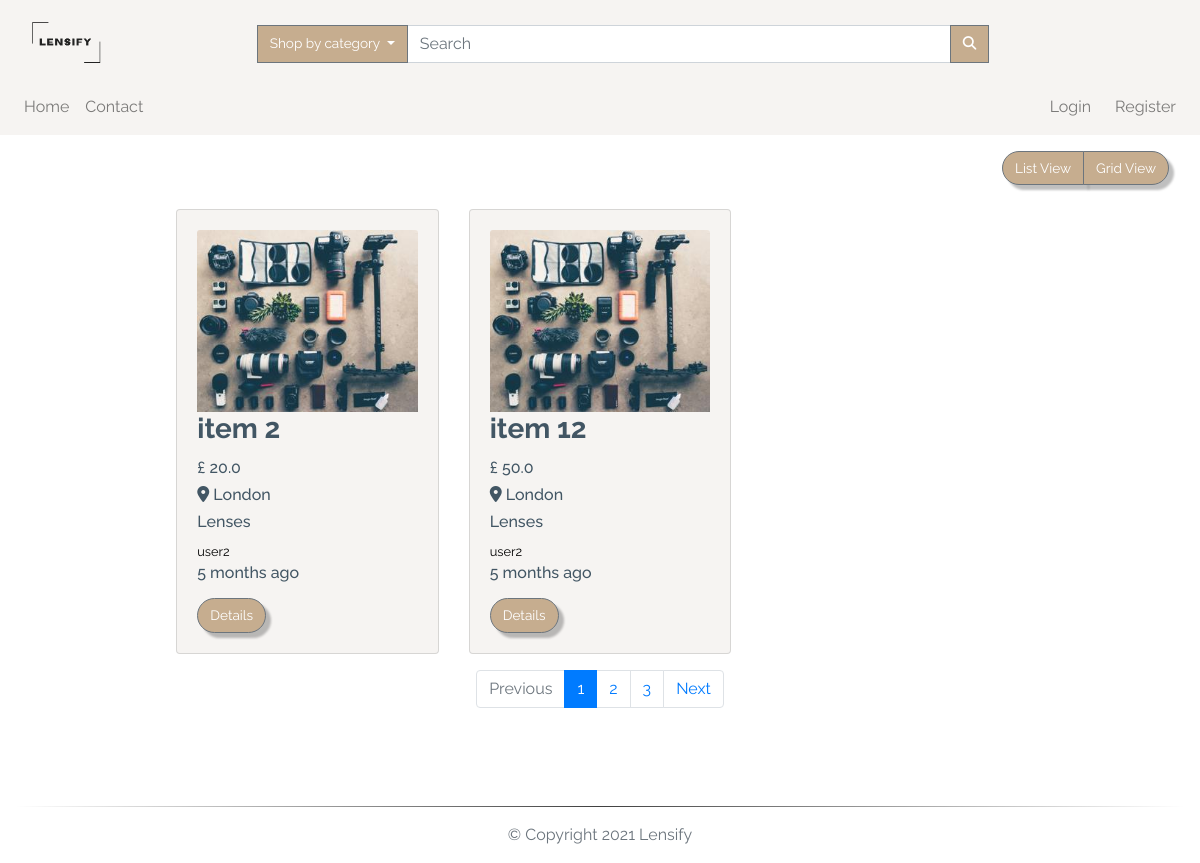
Before: /search/cat/2 with the older database file.
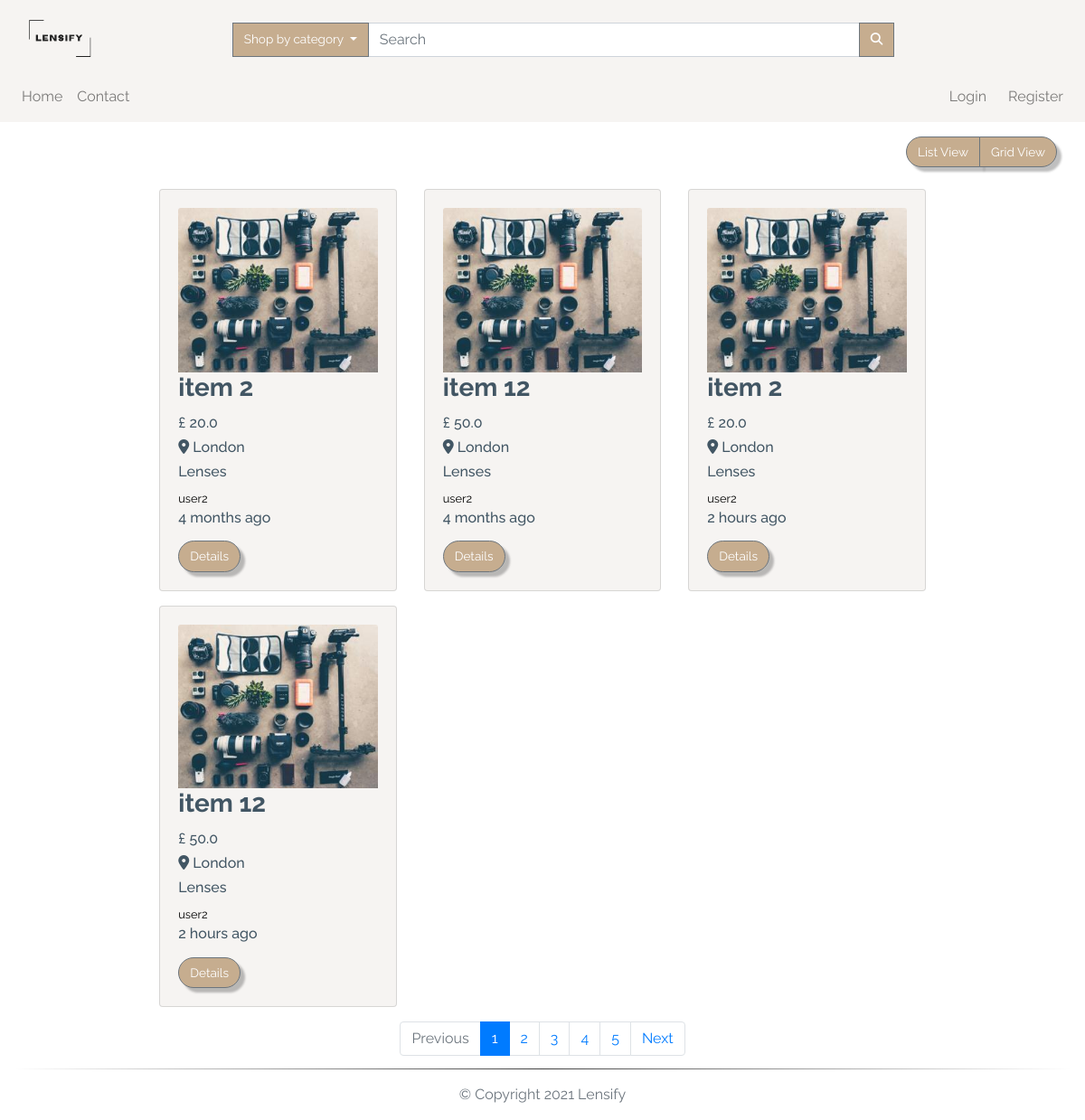
After: the same page with the newer database file.
### app/models.py (models this page shows, shortened)
class TimestampMixin(object):
    created_at = db.Column(db.DateTime, nullable=False,
                           default=datetime.utcnow)
    updated_at = db.Column(db.DateTime, onupdate=datetime.utcnow)

class ItemForSale(db.Model, TimestampMixin):
    __tablename__ = "for_sale"
    id = db.Column(db.Integer, primary_key=True)
    title = db.Column(db.String(100), nullable=False)
    description = db.Column(db.Text, nullable=False)
    quantity = db.Column(db.Integer, nullable=False, default=1)
    condition = db.Column(db.String(50), nullable=False)
    item_city = db.Column(db.String(50), nullable=False)
    price = db.Column(db.Float, nullable=False)
    item_views = db.Column(db.Integer, default=0)
    image_file = db.Column(Json(128), nullable=False,
                           default=['item.jpg'])
    sold = db.Column(db.Boolean, default=False)
    seller_id = db.Column(db.Integer, db.ForeignKey("users.id"))
    category_id = db.Column(db.Integer, db.ForeignKey("categories.id"))
    item_in_order = db.relationship(
        "OrderItem", backref="item", lazy="dynamic"
    )

class Category(db.Model, TimestampMixin):
    __tablename__ = "categories"
    id = db.Column(db.Integer, primary_key=True)
    name = db.Column(db.String(30), nullable=False, unique=True)
    item_cat = db.relationship(
        "ItemForSale", backref="category", lazy="dynamic")

class User(db.Model, TimestampMixin, UserMixin):
    __tablename__ = "users"
    id = db.Column(db.Integer, primary_key=True)
    first_name = db.Column(db.String(50), nullable=False)
    last_name = db.Column(db.String(50), nullable=False)
    username = db.Column(db.String(50), unique=True, nullable=False)
    email = db.Column(db.String(115), unique=True, nullable=False)
    image_file = db.Column(db.String(80), nullable=False,
                           default="default.jpg")
    password_hash = db.Column(db.String(60), nullable=False)
    items_for_sale = db.relationship(
        "ItemForSale", backref="seller", lazy="dynamic")
    orders = db.relationship("Order", backref="buyer", lazy=True)
    address = db.relationship(
        "Address", secondary="user_addresses", backref="user", lazy="dynamic"
    )
    followed = db.relationship(
        'User', secondary=followers,
        primaryjoin=(followers.c.follower_id == id),
        secondaryjoin=(followers.c.followed_id == id),
        backref=db.backref('followers', lazy='dynamic'), lazy='dynamic')
    reviewed = db.relationship(
        'Review', backref='user_reviewed', primaryjoin=(Review.user_reviewed_id == id), lazy="dynamic"
    )
    reviewer = db.relationship(
        'Review', backref='user_reviewer', primaryjoin=(Review.user_reviewer_id == id), lazy="dynamic"
    )

### app/routes.py (the view)
@app.route('/search/cat/<cat_id>', methods=['GET', 'POST'])
@app.route('/search', methods=['GET', 'POST'])
def search(cat_id=None):
    page = request.args.get('page', 1, type=int)
    available_items = ItemForSale.query.filter_by(sold=False)\
        .order_by(ItemForSale.id.desc()).paginate(page, app.config['LISTINGS_PER_PAGE'], False)
    if cat_id is None:
        target_string = request.form['search']
        listings = ItemForSale.query.filter(
            or_(
                ItemForSale.title.contains(target_string),
                ItemForSale.description.contains(target_string)
            )
        ).filter(ItemForSale.sold == False).all()
        if target_string == '':
            search_msg = 'No record(s) found - displaying all records'
            color = 'danger'
        else:
            search_msg = f'{len(listings)} item(s) found'
            color = 'success'
    else:
        available_items = ItemForSale.query.join(
            Category, (ItemForSale.category_id == cat_id)).filter(ItemForSale.sold == False)\
            .paginate(page, app.config['LISTINGS_PER_PAGE'], False)
        next_url = url_for('search', cat_id=cat_id, page=available_items.next_num) \
            if available_items.has_next else None
        prev_url = url_for('search', cat_id=cat_id, page=available_items.prev_num) \
            if available_items.has_prev else None
        return render_template("search.html", available_items=available_items.items,
                               next_url=next_url, prev_url=prev_url, page=page, page_num=available_items.iter_pages())
    return render_template("_search.html", title='Search result', listings=listings,
                           search_msg=search_msg, color=color)

### app/models.py (called while the page is built)
    def process_result_value(self, value, dialect):
        return json.loads(value)

### app/routes.py (called while the page is built)
@app.before_request
def before_request():
    if current_user.is_authenticated:
        current_user.updated_at = datetime.utcnow()
        db.session.commit()

@app.context_processor
def inject_categories():
    categories = Category.query.join(
        ItemForSale, (Category.id == ItemForSale.category_id)).filter(ItemForSale.sold == False).all()
    return dict(categories=categories)

### app/templates/search.html
{% extends "layout.html" %}
{% block app_content %}
<div class="row">
  <div class="col-lg-12 my-3">
    <div class="float-right mr-3">
      <div class="btn-group">
        <button class="btn btn-secondary" id="list">
          List View
        </button>
        <button class="btn btn-secondary" id="grid">
          Grid View
        </button>
      </div>
    </div>
  </div>
</div>
<div id="products" class="row view-group w-75 mx-auto">
  {% for item in available_items %}
  <div class=" item col-12 col-md-6 col-lg-4 py-2">
    <div class="card custom-bg h-100">
      <div class="card-body">
        <img class="img-fluid card-img-top group list-group-image img-event"
          src="{{url_for('static', filename='img/items/' + item.image_file[0])}}" alt="" />
        <h3 class="card-title list-group-item-heading font-weight-bold ">{{item.title}}</h3>
        <small class="d-block font-weight-bold card-text">
          <h6>£ {{ item.price }}</h6>
        </small>
        <small class="font-weight-bold card-text">
          <h6 class="text-capitalize"><i class="fas fa-map-marker-alt"></i> {{item.item_city}}</h6>
        </small>
        <small class="card-text">
          <h6>{{ item.category.name }}</h6>
        </small>
        <small class="card-text">
          <a href="{{url_for('user', username=item.seller.username)}}">
            {{ item.seller.username }}
          </a>
        </small>
        <small class="card-text">
          <h6>{{ moment(item.created_at).fromNow() }}</h6>
        </small>
        <a href="{{url_for('item', item_id=item.id)}}" class="btn btn-secondary mt-2">
          Details
        </a>
      </div>
    </div>
  </div>
  {% endfor %}
  <nav aria-label="Page navigation" class="col-12 my-2">
    <ul class="pagination justify-content-center">
      <li class="page-item {% if not prev_url %} disabled {% endif %}">
        <a class="page-link" href="{{ prev_url }}" tabindex="-1">Previous</a>
      </li>
      {% for num in page_num %}
      {% if num %}
      <li class="page-item {% if page == num %} active {% endif %}"><a class="page-link"
          href="{{url_for('index', page=num)}}">{{ num }}</a></li>
      {% else %}
      <span class="page-item ellipsis">…</span>
      {% endif %}
      {% endfor %}
      <li class="page-item {% if not next_url %} disabled {% endif %}">
        <a class="page-link" href="{{ next_url }}">Next</a>
      </li>
    </ul>
  </nav>
</div>
{% endblock app_content %}

Changed rows visible on the page:
changed ItemForSale (number 1 of 4 on the later page): created_at "5 months ago" → "4 months ago"
changed ItemForSale (number 2 of 4 on the later page): created_at "5 months ago" → "4 months ago"
added ItemForSale: title "item 2", price "20.0", item_city "London", category.name "Lenses", seller.username "user2", created_at "2 hours ago"
added ItemForSale: title "item 12", price "50.0", item_city "London", category.name "Lenses", seller.username "user2", created_at "2 hours ago"
Other visible differences:
new list line: "4"
new list line: "5"
